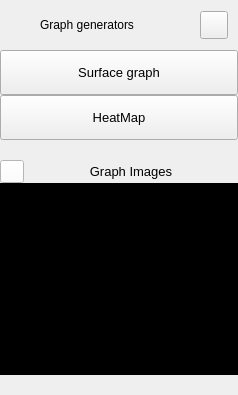
        <widget class="QFrame" name="extraLeftBox">
         <property name="minimumSize">
          <size>
           <width>0</width>
           <height>0</height>
          </size>
         </property>
         <property name="maximumSize">
          <size>
           <width>0</width>
           <height>16777215</height>
          </size>
         </property>
         <property name="frameShape">
          <enum>QFrame::NoFrame</enum>
         </property>
         <property name="frameShadow">
          <enum>QFrame::Raised</enum>
         </property>
         <layout class="QVBoxLayout" name="extraColumLayout">
          <property name="spacing">
           <number>0</number>
          </property>
          <property name="leftMargin">
           <number>0</number>
          </property>
          <property name="topMargin">
           <number>0</number>
          </property>
          <property name="rightMargin">
           <number>0</number>
          </property>
          <property name="bottomMargin">
           <number>0</number>
          </property>
          <item>
           <widget class="QFrame" name="extraTopBg">
            <property name="minimumSize">
             <size>
              <width>0</width>
              <height>50</height>
             </size>
            </property>
            <property name="maximumSize">
             <size>
              <width>16777215</width>
              <height>50</height>
             </size>
            </property>
            <property name="frameShape">
             <enum>QFrame::NoFrame</enum>
            </property>
            <property name="frameShadow">
             <enum>QFrame::Raised</enum>
            </property>
            <layout class="QVBoxLayout" name="verticalLayout_5">
             <property name="spacing">
              <number>0</number>
             </property>
             <property name="leftMargin">
              <number>0</number>
             </property>
             <property name="topMargin">
              <number>0</number>
             </property>
             <property name="rightMargin">
              <number>0</number>
             </property>
             <property name="bottomMargin">
              <number>0</number>
             </property>
             <item>
              <layout class="QGridLayout" name="extraTopLayout">
               <property name="leftMargin">
                <number>10</number>
               </property>
               <property name="rightMargin">
                <number>10</number>
               </property>
               <property name="horizontalSpacing">
                <number>10</number>
               </property>
               <property name="verticalSpacing">
                <number>0</number>
               </property>
               <item row="0" column="0">
                <widget class="QFrame" name="extraIcon">
                 <property name="minimumSize">
                  <size>
                   <width>20</width>
                   <height>0</height>
                  </size>
                 </property>
                 <property name="maximumSize">
                  <size>
                   <width>20</width>
                   <height>20</height>
                  </size>
                 </property>
                 <property name="frameShape">
                  <enum>QFrame::NoFrame</enum>
                 </property>
                 <property name="frameShadow">
                  <enum>QFrame::Raised</enum>
                 </property>
                </widget>
               </item>
               <item row="0" column="1">
                <widget class="QLabel" name="extraLabel">
                 <property name="minimumSize">
                  <size>
                   <width>150</width>
                   <height>0</height>
                  </size>
                 </property>
                 <property name="text">
                  <string>Graph generators</string>
                 </property>
                </widget>
               </item>
               <item row="0" column="2">
                <widget class="QPushButton" name="extraCloseColumnBtn">
                 <property name="minimumSize">
                  <size>
                   <width>28</width>
                   <height>28</height>
                  </size>
                 </property>
                 <property name="maximumSize">
                  <size>
                   <width>28</width>
                   <height>28</height>
                  </size>
                 </property>
                 <property name="cursor">
                  <cursorShape>PointingHandCursor</cursorShape>
                 </property>
                 <property name="toolTip">
                  <string>Close left box</string>
                 </property>
                 <property name="text">
                  <string/>
                 </property>
                 <property name="icon">
                  <iconset resource="resources.qrc">
                   <normaloff>:/icons/images/icons/icon_close.png</normaloff>:/icons/images/icons/icon_close.png</iconset>
                 </property>
                 <property name="iconSize">
                  <size>
                   <width>20</width>
                   <height>20</height>
                  </size>
                 </property>
                </widget>
               </item>
              </layout>
             </item>
            </layout>
           </widget>
          </item>
          <item>
           <widget class="QFrame" name="extraContent">
            <property name="minimumSize">
             <size>
              <width>0</width>
              <height>0</height>
             </size>
            </property>
            <property name="frameShape">
             <enum>QFrame::NoFrame</enum>
            </property>
            <property name="frameShadow">
             <enum>QFrame::Raised</enum>
            </property>
            <layout class="QVBoxLayout" name="verticalLayout_12">
             <property name="spacing">
              <number>0</number>
             </property>
             <property name="leftMargin">
              <number>0</number>
             </property>
             <property name="topMargin">
              <number>0</number>
             </property>
             <property name="rightMargin">
              <number>0</number>
             </property>
             <property name="bottomMargin">
              <number>20</number>
             </property>
             <item alignment="Qt::AlignTop">
              <widget class="QFrame" name="extraTopMenu">
               <property name="minimumSize">
                <size>
                 <width>0</width>
                 <height>0</height>
                </size>
               </property>
               <property name="frameShape">
                <enum>QFrame::NoFrame</enum>
               </property>
               <property name="frameShadow">
                <enum>QFrame::Raised</enum>
               </property>
               <layout class="QVBoxLayout" name="verticalLayout_11">
                <property name="spacing">
                 <number>0</number>
                </property>
                <property name="leftMargin">
                 <number>0</number>
                </property>
                <property name="topMargin">
                 <number>0</number>
                </property>
                <property name="rightMargin">
                 <number>0</number>
                </property>
                <property name="bottomMargin">
                 <number>0</number>
                </property>
                <item>
                 <widget class="QPushButton" name="btn_pointCloud">
                  <property name="sizePolicy">
                   <sizepolicy hsizetype="Expanding" vsizetype="Fixed">
                    <horstretch>0</horstretch>
                    <verstretch>0</verstretch>
                   </sizepolicy>
                  </property>
                  <property name="minimumSize">
                   <size>
                    <width>0</width>
                    <height>45</height>
                   </size>
                  </property>
                  <property name="font">
                   <font>
                    <family>Segoe UI</family>
                    <pointsize>10</pointsize>
                    <weight>50</weight>
                    <italic>false</italic>
                    <bold>false</bold>
                   </font>
                  </property>
                  <property name="cursor">
                   <cursorShape>PointingHandCursor</cursorShape>
                  </property>
                  <property name="toolTip">
                   <string extracomment="Plot 3D Surface graph"/>
                  </property>
                  <property name="toolTipDuration">
                   <number>1000</number>
                  </property>
                  <property name="layoutDirection">
                   <enum>Qt::LeftToRight</enum>
                  </property>
                  <property name="styleSheet">
                   <string notr="true">background-image: url(:/icons/images/icons/cil-layers.png);</string>
                  </property>
                  <property name="text">
                   <string>Surface graph</string>
                  </property>
                  <property name="iconSize">
                   <size>
                    <width>16</width>
                    <height>16</height>
                   </size>
                  </property>
                 </widget>
                </item>
                <item>
                 <widget class="QPushButton" name="btn_heatMap">
                  <property name="sizePolicy">
                   <sizepolicy hsizetype="Expanding" vsizetype="Fixed">
                    <horstretch>0</horstretch>
                    <verstretch>0</verstretch>
                   </sizepolicy>
                  </property>
                  <property name="minimumSize">
                   <size>
                    <width>0</width>
                    <height>45</height>
                   </size>
                  </property>
                  <property name="font">
                   <font>
                    <family>Segoe UI</family>
                    <pointsize>10</pointsize>
                    <weight>50</weight>
                    <italic>false</italic>
                    <bold>false</bold>
                   </font>
                  </property>
                  <property name="cursor">
                   <cursorShape>PointingHandCursor</cursorShape>
                  </property>
                  <property name="toolTip">
                   <string extracomment="Plot 2D Heatmap"/>
                  </property>
                  <property name="toolTipDuration">
                   <number>1000</number>
                  </property>
                  <property name="layoutDirection">
                   <enum>Qt::LeftToRight</enum>
                  </property>
                  <property name="styleSheet">
                   <string notr="true">background-image: url(:/icons/images/icons/cil-map.png);</string>
                  </property>
                  <property name="text">
                   <string>HeatMap</string>
                  </property>
                 </widget>
                </item>
                <item>
                 <spacer name="horizontalSpacer">
                  <property name="orientation">
                   <enum>Qt::Horizontal</enum>
                  </property>
                  <property name="sizeHint" stdset="0">
                   <size>
                    <width>40</width>
                    <height>20</height>
                   </size>
                  </property>
                 </spacer>
                </item>
                <item>
                 <layout class="QHBoxLayout" name="horizontalLayout_8">
                  <item>
                   <widget class="QToolButton" name="btnResetContainer">
                    <property name="toolTip">
                     <string extracomment="Reset container"/>
                    </property>
                    <property name="toolTipDuration">
                     <number>1000</number>
                    </property>
                    <property name="styleSheet">
                     <string notr="true">background:rgb(255, 255, 255);</string>
                    </property>
                    <property name="text">
                     <string/>
                    </property>
                    <property name="icon">
                     <iconset resource="resources.qrc">
                      <normaloff>:/icons/images/icons/refresh-ccw.png</normaloff>:/icons/images/icons/refresh-ccw.png</iconset>
                    </property>
                    <property name="arrowType">
                     <enum>Qt::NoArrow</enum>
                    </property>
                   </widget>
                  </item>
                  <item>
                   <widget class="QLabel" name="lblGraphImages">
                    <property name="font">
                     <font>
                      <family>Segoe UI</family>
                      <pointsize>10</pointsize>
                      <weight>50</weight>
                      <italic>false</italic>
                      <bold>false</bold>
                      <underline>false</underline>
                      <strikeout>false</strikeout>
                     </font>
                    </property>
                    <property name="text">
                     <string>Graph Images</string>
                    </property>
                    <property name="alignment">
                     <set>Qt::AlignCenter</set>
                    </property>
                    <property name="margin">
                     <number>5</number>
                    </property>
                   </widget>
                  </item>
                 </layout>
                </item>
               </layout>
              </widget>
             </item>
             <item>
              <widget class="QGraphicsView" name="graphImagesContainer">
               <property name="focusPolicy">
                <enum>Qt::StrongFocus</enum>
               </property>
               <property name="acceptDrops">
                <bool>false</bool>
               </property>
               <property name="styleSheet">
                <string notr="true">background: rgb(0, 0, 0);</string>
               </property>
              </widget>
             </item>
            </layout>
           </widget>
          </item>
         </layout>
        </widget>
